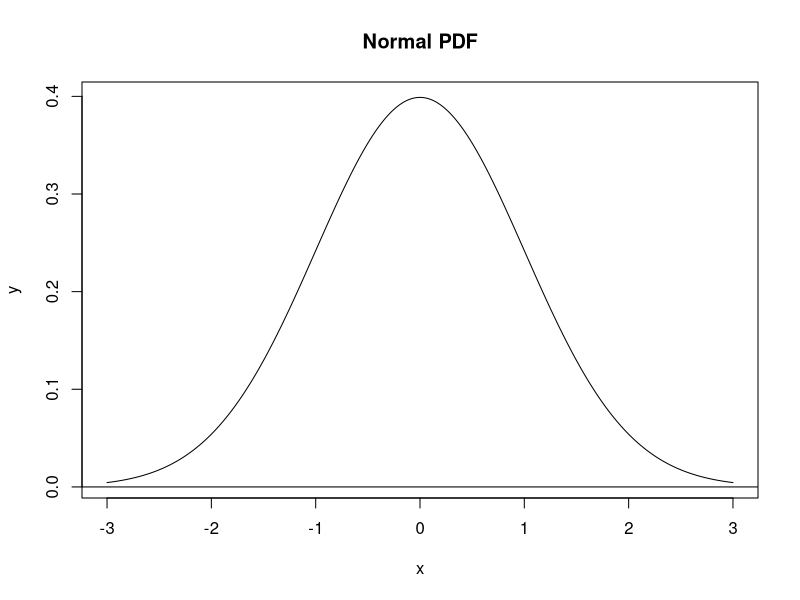
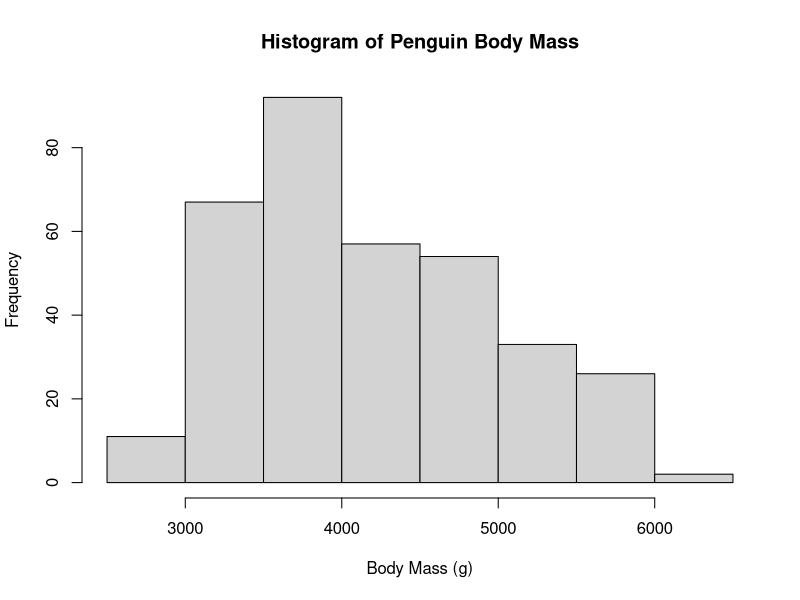
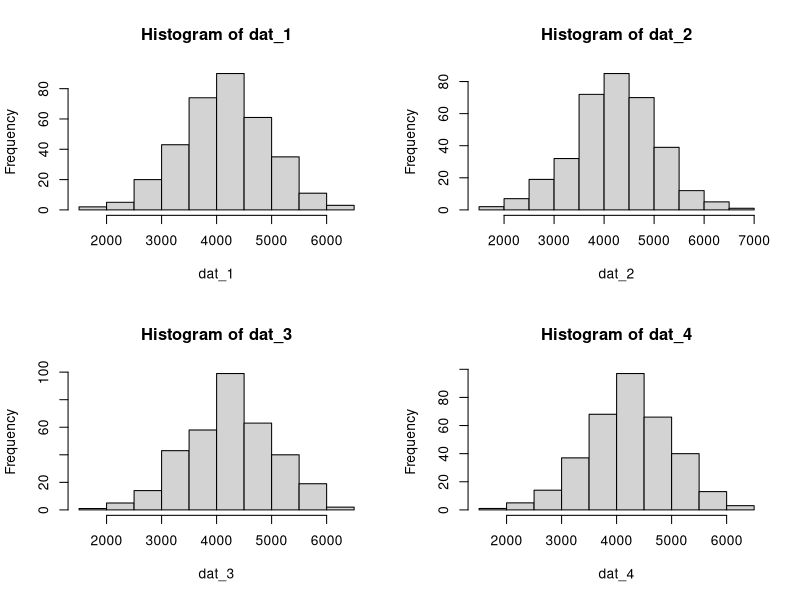
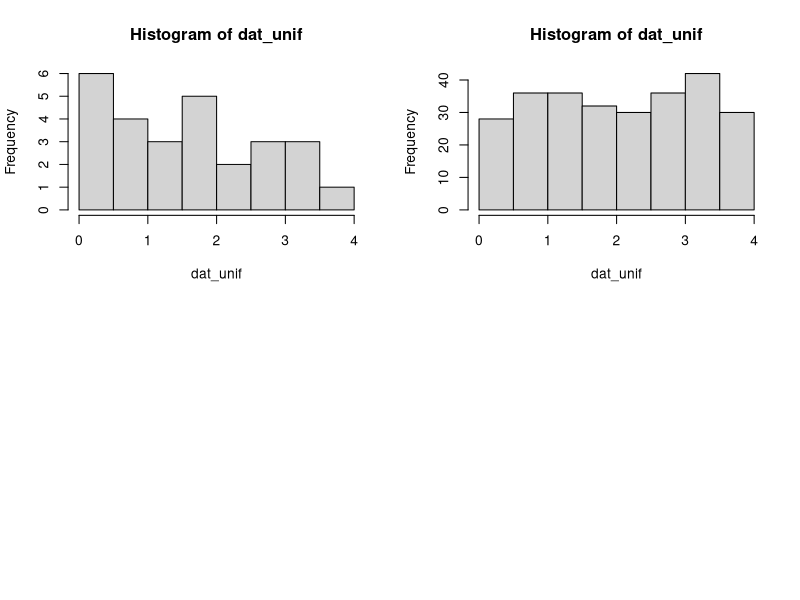
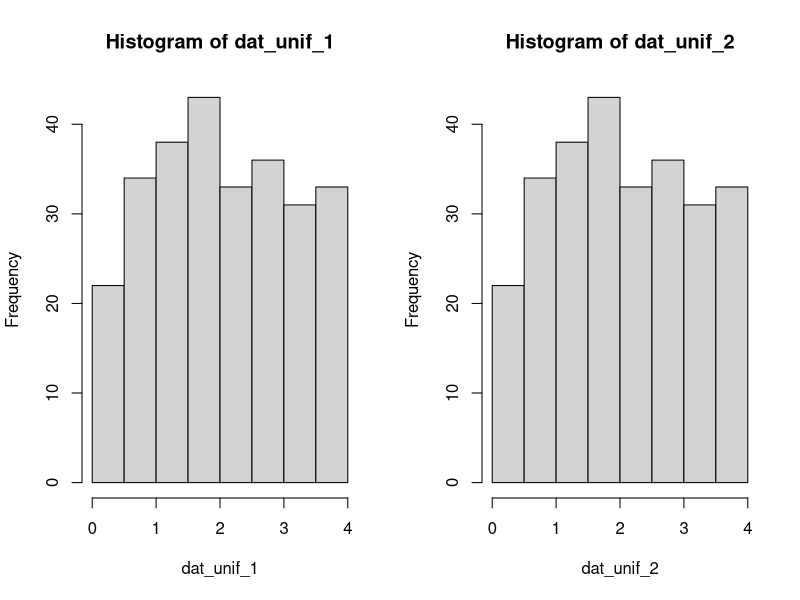
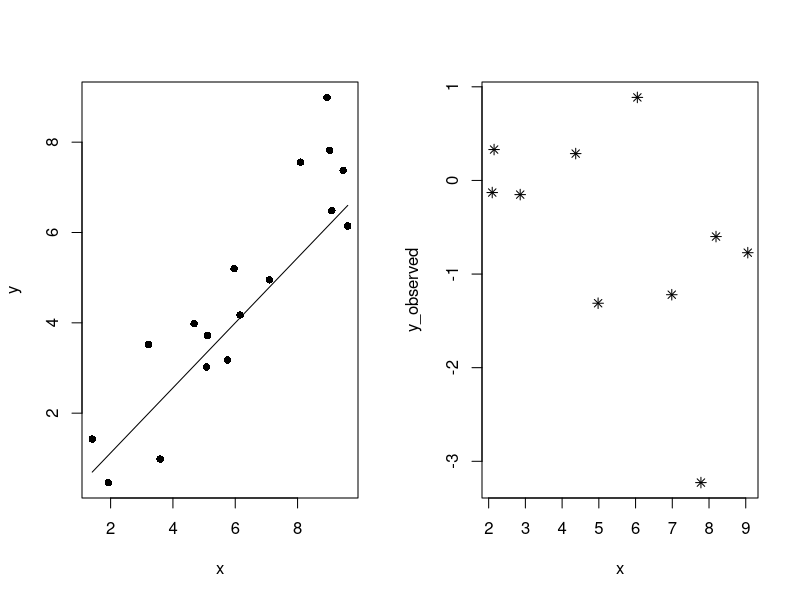
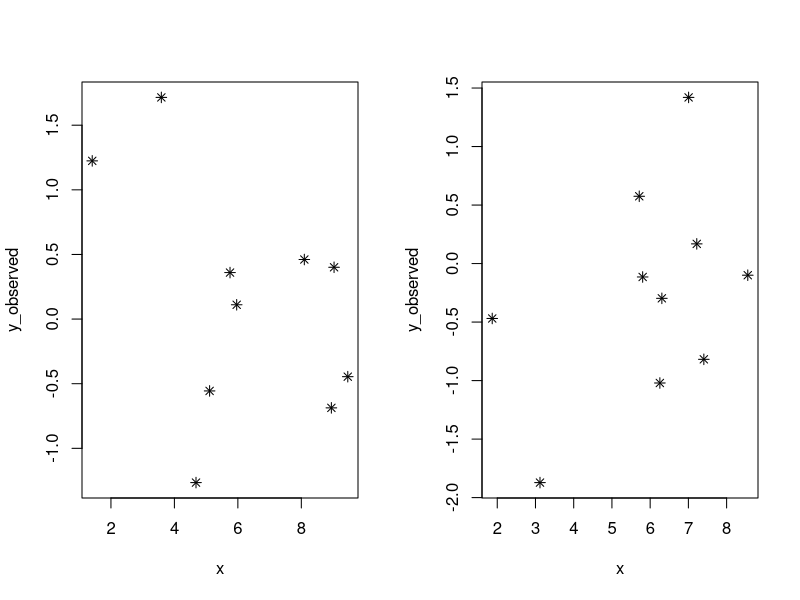
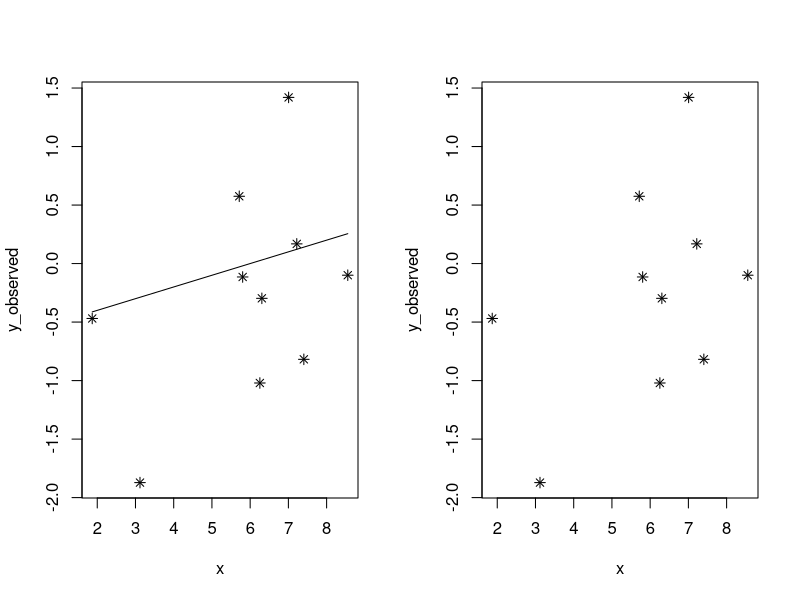

The R script that drew these images, in order:
# dnorm(): the probability density
# pnorm(): the cumulative probability density
# qnorm(): the quantile function
# rnorm(): function to generate random, normally-distributed numbers.

# Practice Exercise: name the distribution function
dnorm(-1.96, mean = 0, sd = 1, log = FALSE)
dnorm(-1, mean = 0, sd = 1, log = FALSE)
dnorm(0, mean = 0, sd = 1, log = FALSE)
dnorm(1.96, mean = 0, sd = 1, log = FALSE)

# Generate a vector of x-values
x = seq(-3, 3, length.out = 1000)
y = dnorm(x)

plot(x, y, main = "Normal PDF", type = "l")
abline(h = 0)

# Random deviates functions
require(palmerpenguins)
hist(
  penguins$body_mass_g,
  main = "Histogram of Penguin Body Mass",
  xlab = "Body Mass (g)")

mean(penguins$body_mass_g, na.rm = TRUE)
sd(penguins$body_mass_g, na.rm = TRUE)
nrow(penguins)

# Random Penguin Masses
dat_1 = rnorm(n = 344, mean = 4202, sd = 802)
dat_2 = rnorm(n = 344, mean = 4202, sd = 802)
dat_3 = rnorm(n = 344, mean = 4202, sd = 802)
dat_4 = rnorm(n = 344, mean = 4202, sd = 802)

par(mfrow = c(2, 2))

hist(dat_1)
hist(dat_2)
hist(dat_3)
hist(dat_4)

# Random Uniform Numbers
# The runif() function will generate random, uniformly-distributed numbers:

set.seed(12)
dat_unif = runif(n = 27, min = 0, max = 4)
hist(dat_unif)

dat_unif = runif(n = 270, min = 0, max = 4)
hist(dat_unif)

# Randomness and Replication: set.seed()
set.seed(1)
dat_unif_1 = runif(n = 270, min = 0, max = 4)
set.seed(1)
dat_unif_2 = runif(n = 270, min = 0, max = 4)

par(mfrow = c(1, 2))
hist(dat_unif_1)
hist(dat_unif_2)

# Calculates the value of y for a linear function, given the coordinates
# of a known point (x1, y1) and the slope of the line.
line_point_slope = function(x, x1, y1, slope)
{
  get_y_intercept = 
    function(x1, y1, slope) 
      return(-(x1 * slope) + y1)
  
  linear = 
    function(x, yint, slope) 
      return(yint + x * slope)
  
  return(linear(x, get_y_intercept(x1, y1, slope), slope))
}

# Measuring Error: claculating residuals
set.seed(123)
n = 17
slope = 0.7
intcp = 0.2

guess_x = 6
guess_y = 4
guess_slope = 0.72

x = runif(n = n, min = 1, max = 10)
y = rnorm(n = n, mean = slope * x + intcp)

plot(x, y, pch = 16)
curve(line_point_slope(x, guess_x, guess_y, guess_slope), add = T)

# Create the data
n_pts = 10
x_min = 1
x_max = 10
x = runif(n = n_pts, min = x_min, max = x_max)

dat = data.frame(x = x, y_observed = rnorm(n_pts))

plot(y_observed ~ x, data = dat, pch = 8)

# Setting the seed creates the same generated numbers every time the line is run
set.seed(123)
n_pts = 10
x_min = 1
x_max = 10
x = runif(n = n_pts, min = x_min, max = x_max)

dat = data.frame(x = x, y_observed = rnorm(n_pts))

plot(y_observed ~ x, data = dat, pch = 8)

# Fit a linear deterministic model- His model
set.seed(200)
n_pts = 10
x_min = 1
x_max = 10
x = runif(n = n_pts, min = x_min, max = x_max)

dat = data.frame(x = x, y_observed = rnorm(n_pts))

plot(y_observed ~ x, data = dat, pch = 8)

guess_x = 6
guess_y = 0
guess_slope = 0.1

plot(y_observed ~ x, data = dat, pch = 8)
curve(line_point_slope(x, guess_x, guess_y, guess_slope), add = T)

# Fit a linear deterministic model- My model
set.seed(200)
n_pts = 10
x_min = 1
x_max = 10
x = runif(n = n_pts, min = x_min, max = x_max)

dat = data.frame(x = x, y_observed = rnorm(n_pts))

plot(y_observed ~ x, data = dat, pch = 8)

guess_x = 6.5
guess_y = 0
guess_slope = 0.5

plot(y_observed ~ x, data = dat, pch = 8)
curve(line_point_slope(x, guess_x, guess_y, guess_slope), add = T)

# Add predicted values
set.seed(200)
n_pts = 10
x_min = 1
x_max = 10
x = runif(n = n_pts, min = x_min, max = x_max)

dat = data.frame(x = x, y_observed = rnorm(n_pts))

plot(y_observed ~ x, data = dat, pch = 8)

guess_x = 6.5
guess_y = 0
guess_slope = 0.5

plot(y_observed ~ x, data = dat, pch = 8)
curve(line_point_slope(x, guess_x, guess_y, guess_slope), add = T)
line_point_slope(dat$x, guess_x, guess_y, guess_slope)
dat = data.frame(x = x, y_observed = rnorm(n_pts), y_predicted = line_point_slope(dat$x, guess_x, guess_y, guess_slope))

# Calculate the residuals
dat = data.frame(x = x, y_observed = rnorm(n_pts), 
                 y_predicted = line_point_slope(dat$x, guess_x, guess_y, guess_slope), 
                 resids = dat$y_observed-dat$y_predicted)
sum(dat$resids)
sum(abs(dat$resids))

# Plot the residuals
plot(x = dat$y_observed, y = dat$resids,
     xlab = "Observed Values", ylab = "Model Residuals", main = "Residual Scatterplot: Linear Model")
hist(dat$resids,
  xlab = "Residual Values", ylab = "Frequency", main = "Histogram of Model Residuals: Linear Model")
